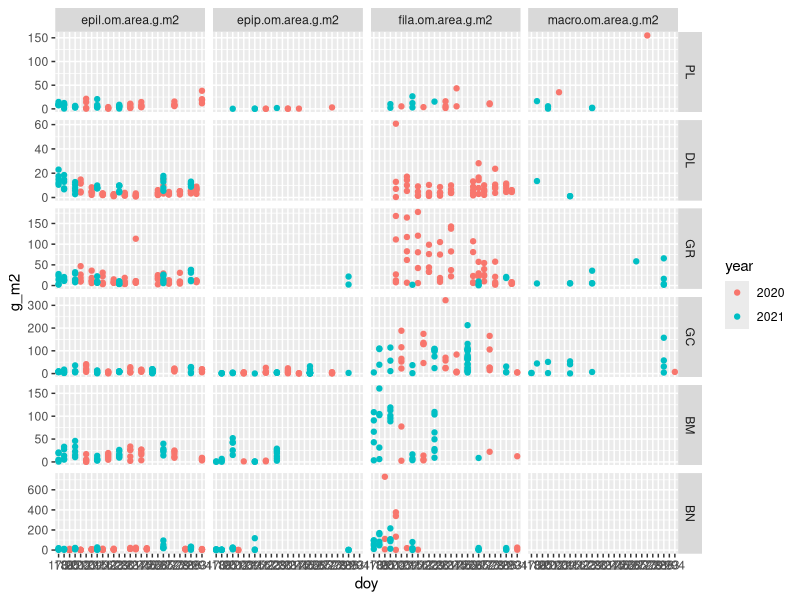
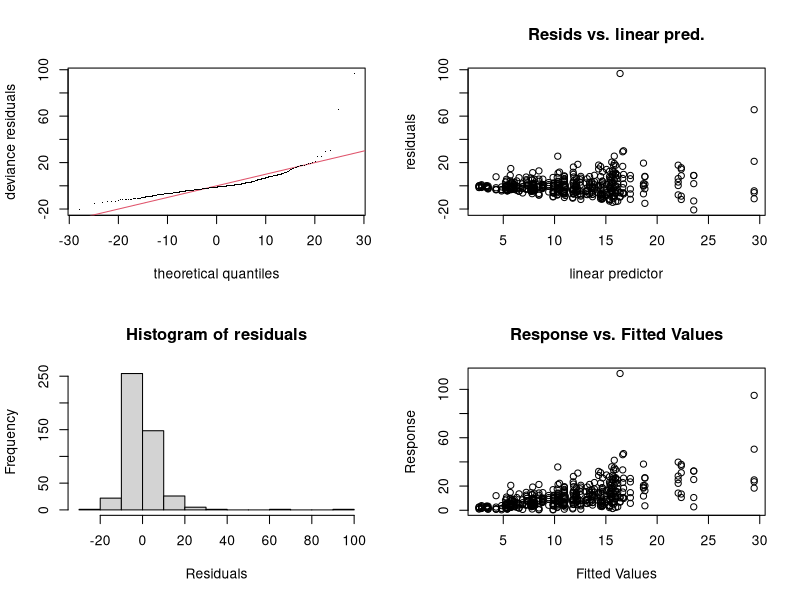
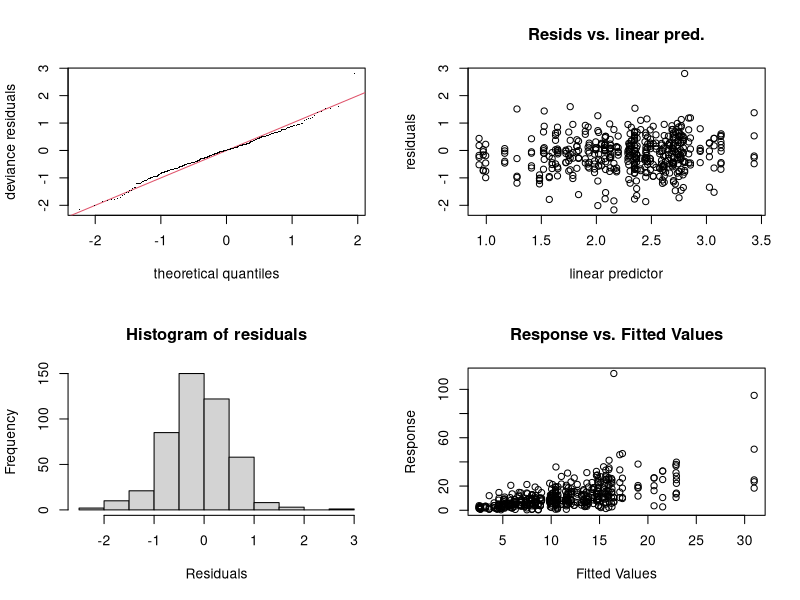
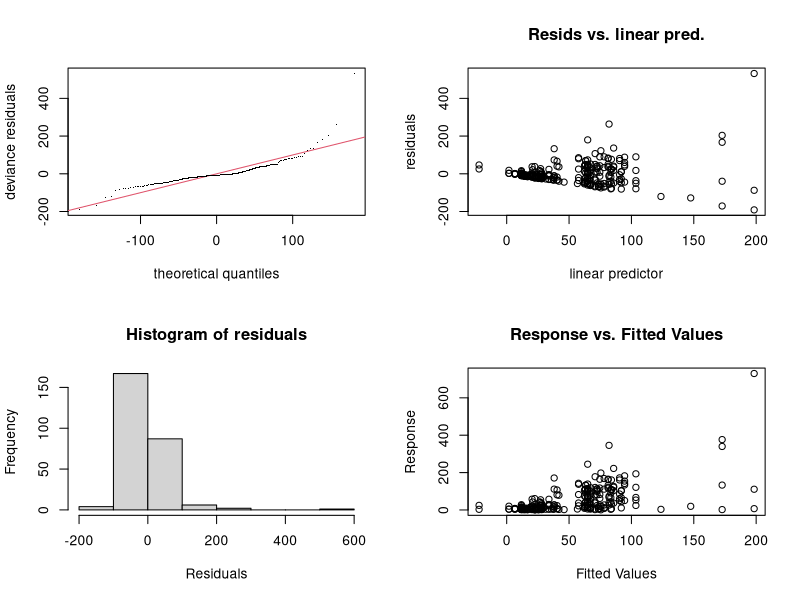
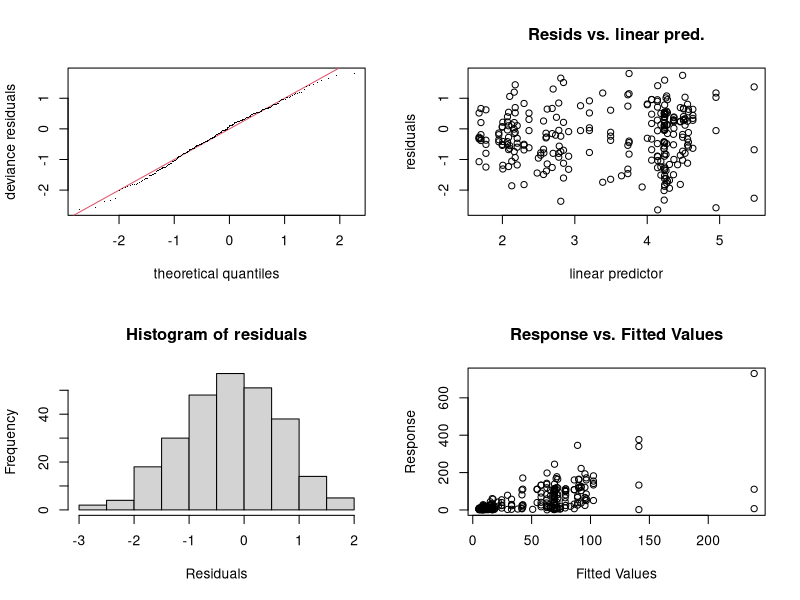
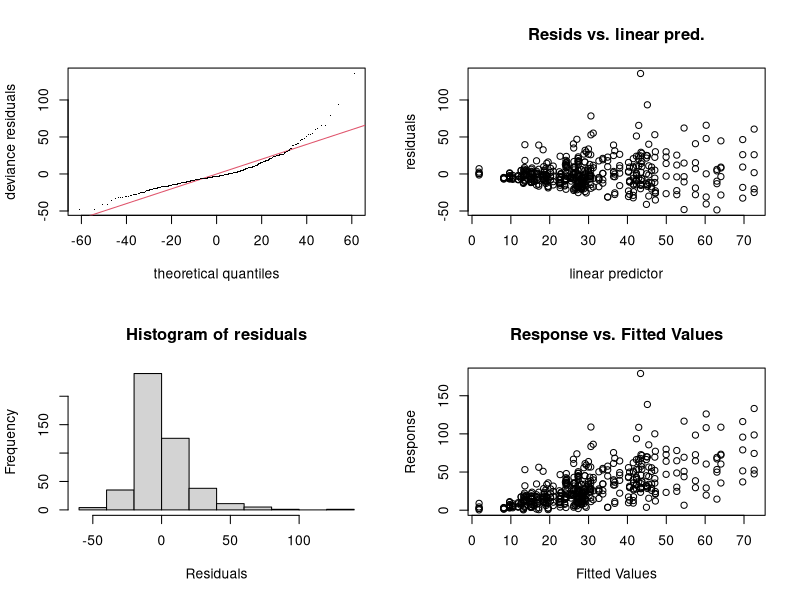
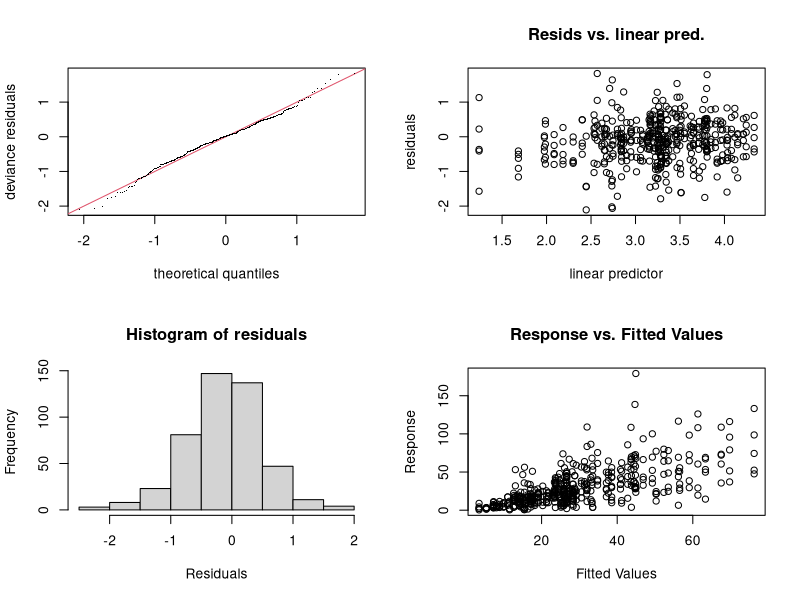
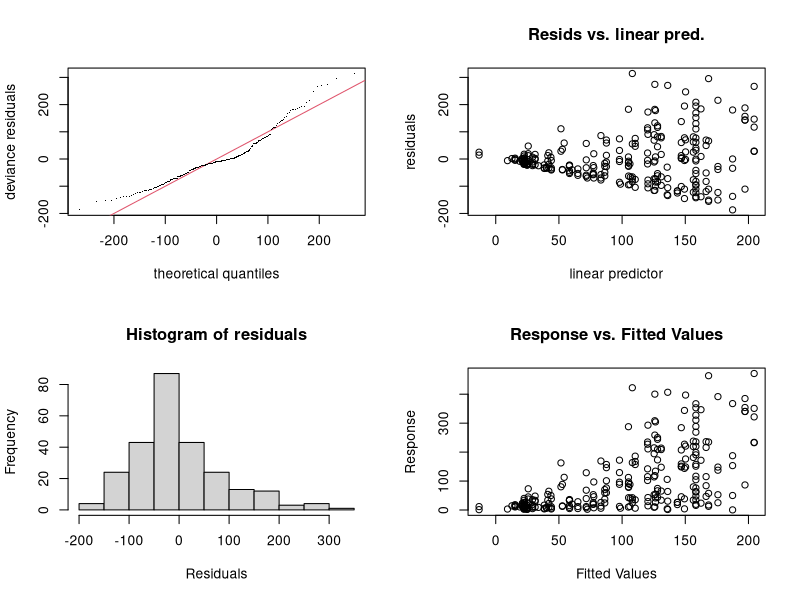

Source code (R) for these figures, in order: (Note: this script raises an error after producing the figures.)
# fit GAMS to biomass data
# 10/2022

library(tidyverse)
library(mgcv)

biomass <- read_csv('data/biomass_data/biomass_working_data.csv') %>%
    mutate(site = case_when(site == 'BG' ~ 'BM',
                            site == 'WS' ~ 'PL',
                            TRUE ~ site),
           doy = as.numeric(format(date, '%j')))%>%
    mutate(site = factor(site, levels = c('PL', 'DL', 'GR', 'GC', 'BM', 'BN')),
           year = as.factor(year)) %>%
    filter(!is.na(site))

glimpse(biomass)


# look at the data
biomass %>%
    select(date, site, ends_with('.om.area.g.m2')) %>%
    select(-cpom.om.area.g.m2)%>%
    filter(!is.na(site))%>%
    pivot_longer(cols = -c('date', 'site'), names_to = 'bm_category',
                 values_to = 'g_m2') %>%
    mutate(doy = format(date, "%j"),
           year = as.factor(substr(date, 1,4))) %>%
    ggplot(aes(doy, g_m2, col = year)) +
    geom_point() +
    facet_grid(site~bm_category, scales = 'free_y')


# There is a lot of missing data for the epiphyton and macrophyte categories

# combine filamentous algae and epiphyton for this analysis:
biomass <- biomass %>%
    mutate(site_year = as.factor(paste(site, year, sep = '_')),
           fila.om.area.g.m2 = case_when(is.na(epip.om.area.g.m2) ~ fila.om.area.g.m2,
                                         TRUE ~ fila.om.area.g.m2 + epip.om.area.g.m2),
           fila.chla.mg.m2.ritchie = case_when(is.na(epip.chla.mg.m2.ritchie) ~ fila.chla.mg.m2.ritchie,
                                         TRUE ~ fila.chla.mg.m2.ritchie + epip.chla.mg.m2.ritchie))
dates <- c(seq(min(biomass$date), max(biomass$date[biomass$year == 2020]), by = 'day'),
           seq(min(biomass$date[biomass$year == 2021]), max(biomass$date), by = 'day'))


# fit gams
preds <- data.frame(date = dates,
                    doy = as.numeric(format(dates, '%j')),
                    year = lubridate::year(dates))%>%
    mutate(year = as.factor(year))
s_preds <- data.frame()
for(site in unique(biomass$site)){
    preds$site = site
    s_preds <- bind_rows(s_preds, preds)
}
s_preds_lin <- s_preds_gamma <-
    mutate(s_preds,
           site_year = as.factor(paste(site, year, sep = '_'))) %>%
    tibble()

link_fn = 'log' # gamma link function, log or inverse?
par(mfrow = c(2,2))

# try it for all sites
fg2_gamma <- gam(epil.om.area.g.m2 ~ s(doy) +
                  s(doy, site_year, bs = 'fs'),
              data = biomass, method = 'REML',
              family = Gamma(link = link_fn))

fg2 <- gam(epil.om.area.g.m2 ~ s(doy) +
               s(doy, site_year, bs = 'fs'),
           data = biomass, method = 'REML', family = 'gaussian')

gam.check(fg2)
gam.check(fg2_gamma)
AIC(fg2)
AIC(fg2_gamma)

pp_lin <- mgcv::predict.gam(fg2, s_preds_lin, se.fit = TRUE)
pp_gamma <- mgcv::predict.gam(fg2_gamma, s_preds_gamma, type = 'response',
                        se.fit = TRUE)

s_preds_lin <- mutate(s_preds_lin,
                      epil_gm2_fit = c(pp_lin$fit),
                      epil_gm2_se = c(pp_lin$se.fit))
s_preds_gamma <- mutate(s_preds_gamma,
                        epil_gm2_fit = c(pp_gamma$fit),
                        epil_gm2_se = c(pp_gamma$se.fit))

# filamentous
fg2_fila_gamma <- gam(fila.om.area.g.m2 ~ s(doy) +
                          s(doy, site_year, bs = 'fs'),
                      data = biomass, method = 'REML',
                      family = Gamma(link = link_fn))

fg2_fila <- gam(fila.om.area.g.m2 ~ s(doy) +
                    s(doy, site_year, bs = 'fs'),
                data = biomass, method = 'REML', family = 'gaussian')

AIC(fg2_fila)
AIC(fg2_fila_gamma)

gam.check(fg2_fila)
gam.check(fg2_fila_gamma)


pp_lin <- mgcv::predict.gam(fg2_fila, s_preds_lin, se.fit = TRUE)
pp_gamma <- mgcv::predict.gam(fg2_fila_gamma, type = 'response',
                              s_preds_gamma, se.fit = TRUE)

s_preds_lin <- mutate(s_preds_lin,
                      fila_gm2_fit = c(pp_lin$fit),
                      fila_gm2_se = c(pp_lin$se.fit))
s_preds_gamma <- mutate(s_preds_gamma,
                        fila_gm2_fit = c(pp_gamma$fit),
                        fila_gm2_se = c(pp_gamma$se.fit))


# chlorophyll
fg2_chla_gamma <- gam(epil.chla.mg.m2.ritchie ~ s(doy) +
                          s(doy, site_year, bs = 'fs'),
                      data = biomass, method = 'REML',
                      family = Gamma(link = link_fn))
fg2_chla <- gam(epil.chla.mg.m2.ritchie ~ s(doy) +
                  s(doy, site_year, bs = 'fs'),
              data = biomass, method = 'REML', family = 'gaussian')

gam.check(fg2_chla)
gam.check(fg2_chla_gamma)

AIC(fg2_chla_gamma)
AIC(fg2_chla)

pp_gamma <- mgcv::predict.gam(fg2_chla_gamma, s_preds_gamma,
                              type ='response', se.fit = TRUE)
pp_lin <- mgcv::predict.gam(fg2_chla, s_preds_lin, se.fit = TRUE)

s_preds_lin <- mutate(s_preds_lin,
                      epil_chla_mgm2_fit = c(pp_lin$fit),
                      epil_chla_mgm2_se = c(pp_lin$se.fit))
s_preds_gamma <- mutate(s_preds_gamma,
                        epil_chla_mgm2_fit = c(pp_gamma$fit),
                        epil_chla_mgm2_se = c(pp_gamma$se.fit))

# filamentous
fg2_fila_chla_gamma <- gam(fila.chla.mg.m2.ritchie ~ s(doy) +
                               s(doy, site_year, bs = 'fs'),
                           data = biomass, method = 'REML',
                           family = Gamma(link = link_fn))
fg2_fila_chla <- gam(fila.chla.mg.m2.ritchie ~ s(doy) +
                        s(doy, site_year, bs = 'fs'),
                     data = biomass, method = 'REML', family = 'gaussian')

gam.check(fg2_fila_chla)
gam.check(fg2_fila_chla_gamma)
AIC(fg2_fila_chla)
AIC(fg2_fila_chla_gamma)


pp_gamma <- mgcv::predict.gam(fg2_fila_chla_gamma, s_preds_gamma,
                              type ='response', se.fit = TRUE)
pp_lin <- mgcv::predict.gam(fg2_fila_chla, s_preds_lin, se.fit = TRUE)

s_preds_lin <- mutate(s_preds_lin,
                      fila_chla_mgm2_fit = c(pp_lin$fit),
                      fila_chla_mgm2_se = c(pp_lin$se.fit))
s_preds_gamma <- mutate(s_preds_gamma,
                        fila_chla_mgm2_fit = c(pp_gamma$fit),
                        fila_chla_mgm2_se = c(pp_gamma$se.fit))

# Calculate fit metrics for the smoothness parameter
k1 <- k.check(fg2) %>% data.frame() %>%
    mutate(model = 'biofilm AFDM',
           smooth_par = c('s(doy)', 's(doy, site_year)')) %>%
    relocate(model, smooth_par)
rownames(k1) <- NULL
k2 <- k.check(fg2_fila) %>% data.frame() %>%
    mutate(model = 'filamentous AFDM',
           smooth_par = c('s(doy)', 's(doy, site_year)')) %>%
    relocate(model, smooth_par)
rownames(k2) <- NULL
k3 <- k.check(fg2_chla) %>% data.frame() %>%
    mutate(model = 'biofilm chla',
           smooth_par = c('s(doy)', 's(doy, site_year)')) %>%
    relocate(model, smooth_par)
rownames(k3) <- NULL
k4 <- k.check(fg2_fila_chla) %>% data.frame() %>%
    mutate(model = 'filamentous chla',
           smooth_par = c('s(doy)', 's(doy, site_year)')) %>%
    relocate(model, smooth_par)
rownames(k4) <- NULL
k_check <- bind_rows(k1, k2, k3, k4)

# gamma model
k1 <- k.check(fg2_gamma) %>% data.frame() %>%
    mutate(model = 'biofilm AFDM',
           smooth_par = c('s(doy)', 's(doy, site_year)')) %>%
    relocate(model, smooth_par)
rownames(k1) <- NULL
k2 <- k.check(fg2_fila_gamma) %>% data.frame() %>%
    mutate(model = 'filamentous AFDM',
           smooth_par = c('s(doy)', 's(doy, site_year)')) %>%
    relocate(model, smooth_par)
rownames(k2) <- NULL
k3 <- k.check(fg2_chla_gamma) %>% data.frame() %>%
    mutate(model = 'biofilm chla',
           smooth_par = c('s(doy)', 's(doy, site_year)')) %>%
    relocate(model, smooth_par)
rownames(k3) <- NULL
k4 <- k.check(fg2_fila_chla_gamma) %>% data.frame() %>%
    mutate(model = 'filamentous chla',
           smooth_par = c('s(doy)', 's(doy, site_year)')) %>%
    relocate(model, smooth_par)
rownames(k4) <- NULL
k_check_gamma <- bind_rows(k1, k2, k3, k4)

# plot diagnostics
png('figures/biomass_idGAMs_diagnostics.png', width = 7.5, height = 7.5,
    units = 'in', res = 300)
    par(mfrow = c(4,4),
        mar = c(3,4,2,2),
        oma = c(0,3,1,0))
    gam.check(fg2_gamma)
    mtext(expression(paste('biofilm g',m^-2)), 2, line = 45)
    gam.check(fg2_fila_gamma)
    mtext(expression(paste('fila. g',m^-2)), 2, line = 45)
    gam.check(fg2_chla_gamma)
    mtext(expression(paste('biofilm chla mg',m^-2)), 2, line = 45)
    gam.check(fg2_fila_chla_gamma)
    mtext(expression(paste('fila. chla mg',m^-2)), 2, line = 45)
dev.off()
png('figures/biomass_linGAMs_diagnostics.png', width = 7.5, height = 7.5,
    units = 'in', res = 300)
    par(mfrow = c(4,4),
        mar = c(3,4,2,2),
        oma = c(0,3,1,0))
    gam.check(fg2)
    mtext(expression(paste('biofilm g',m^-2)), 2, line = 45)
    gam.check(fg2_fila)
    mtext(expression(paste('fila. g',m^-2)), 2, line = 45)
    gam.check(fg2_chla)
    mtext(expression(paste('biofilm chla mg',m^-2)), 2, line = 45)
    gam.check(fg2_fila_chla)
    mtext(expression(paste('fila. chla mg',m^-2)), 2, line = 45)
dev.off()

qq = as_tibble(lapply(s_preds_lin, c)) %>% select(-site_year)
write_csv(qq, 'data/biomass_data/linear_gam_fits_biomass.csv')
write_csv(k_check, 'data/biomass_data/linear_gam_smoothness_parameter_checks.csv')

qq = as_tibble(lapply(s_preds_gamma, c)) %>% select(-site_year)
write_csv(qq, 'data/biomass_data/log_gamma_gam_fits_biomass.csv')
write_csv(k_check_gamma, 'data/biomass_data/log_gamma_gam_smoothness_parameter_checks.csv')

# plot GAMS
qq <- qq %>%
    mutate(site = factor(site, levels = c('PL', 'DL', 'GR', 'GC', 'BM', 'BN'))) %>%
    pivot_longer(cols = starts_with(c('epil', 'fila')),
             names_to = c('biomass_type', 'units', 'stat'),
             names_pattern = '([a-z]+)_([a-z0-9_]+)_([a-z]+)',
             values_to = 'value') %>%
    pivot_wider(names_from = 'stat', values_from = 'value') %>%
    group_by(site, biomass_type, units) %>%
    mutate(across(c('fit', 'se'), ~zoo::na.approx(., x = date, na.rm = F)))# %>%
    # mutate(fit = case_when(se > fit ~ NA_real_,
    #                        se > 500 ~ NA_real_,
    #                        TRUE ~ fit),
    #        se = case_when(is.na(fit)~NA_real_,
    #                       TRUE ~ se))
meas <- select(biomass, date, site, sample,
       epil_gm2_meas = epil.om.area.g.m2,
       fila_gm2_meas = fila.om.area.g.m2,
       epil_chla_mgm2_meas = epil.chla.mg.m2.ritchie,
       fila_chla_mgm2_meas = fila.chla.mg.m2.ritchie) %>%
    pivot_longer(cols = starts_with(c('epil', 'fila')),
                 names_to = c('biomass_type', 'units', 'stat'),
                 names_pattern = '([a-z]+)_([a-z0-9_]+)_([a-z]+)',
                 values_to = 'value') %>%
    pivot_wider(names_from = 'stat', values_from = 'value') %>%
    mutate(year = lubridate::year(date))
meas_chl <- filter(meas, units == 'chla_mgm2')
meas_mass <- filter(meas, units == 'gm2')
x = 10
mm <- qq %>% filter(units == 'gm2') %>%
    mutate(fit = fit + x,
           fit_high = fit + se,
           fit_low = fit - se,
           fit_low = case_when(fit_low < 0.3 ~ 0.3,
                               TRUE ~ fit_low)) %>%
    ggplot(aes(date, fit, col = biomass_type)) +
    geom_line()+
    geom_ribbon(aes(ymax = fit_high, ymin = fit_low,
                    fill = biomass_type), alpha = 0.4, color = NA)+
    geom_point(data = meas_mass, aes(date, meas, col = biomass_type))+
    facet_grid(site~year, scales = 'free_x') +
    scale_color_discrete(type = c('#1B9EC9', '#97BB43'))+
    scale_fill_discrete(type = c('#1B9EC9', '#97BB43'))+
    scale_y_log10(limits = c(0.3, 600))+
    xlab('Date') +
    ylab(expression('Algal Standing Crop (AFDM g '~ m^-2*')')) +
    theme_bw()
cc <- qq %>%
    mutate(fit = fit + x,
           fit_high = fit + se,
           fit_low = fit - se,
           fit_low = case_when(fit_low < 0.3 ~ 0.3,
                               TRUE ~ fit_low)) %>%
    filter(units == 'chla_mgm2') %>%
    ggplot(aes(date, fit, col = biomass_type)) +
    geom_line()+
    geom_ribbon(aes(ymax = fit_high, ymin = fit_low,
                    fill = biomass_type), alpha = 0.4, color = NA)+
    geom_point(data = meas_chl, aes(date, meas, col = biomass_type))+
    facet_grid(site~year, scales = 'free_x') +
    scale_color_discrete(type = c('#1B9EC9', '#97BB43'))+
    scale_fill_discrete(type = c('#1B9EC9', '#97BB43'))+
    scale_y_log10(limits = c(0.3, 1000))+
    xlab('Date') +
    ylab(expression('Algal Standing Crop (mg chl a '~ m^-2*')')) +
    theme_bw()

# png('figures/biomass_log_gamma_gams_comb.png', width = 7.5, height = 5, units = 'in',
#     res = 300)

    ggpubr::ggarrange(mm, cc, nrow = 1, common.legend = TRUE,
                      labels = c('a', 'b'))
# dev.off()

# trim estimates so that they aren't more than 2 weeks from an actual measurement
qq %>%
  mutate(fit = case_when(se > 2*fit & se >100 ~ NA_real_,
                         fit < 0 ~ NA_real_,
                         fit > 1000 ~ NA_real_,
                         TRUE ~ fit),
         se = case_when(is.na(fit) ~ NA_real_,
                        TRUE ~ se))  %>%
    ggplot(aes(date, fit, col = units)) +
    geom_point()+
    facet_grid(site~biomass_type)


ndays = 0
mega_dates <- data.frame()
for(bt in c('epil', 'fila')){
    u_dates <- data.frame()
    for(u in c('gm2', 'chla_mgm2')){
        dates  <- meas %>%
            filter(biomass_type == bt, units == u)%>%
            select(date, site)

        cov_dates <- data.frame()
        for(s in unique(meas$site)){
            d <- filter(dates, site == s)
            dd <- unique(d$date)
            dlist <- vector()
            for(i in 1:length(dd)){

                dlist <- lubridate::as_date(c(dlist, seq((dd[i]-ndays),
                                                         (dd[i] + ndays),
                                                         by = 'day')))
            }
            cd = data.frame(date = unique(dlist)) %>%
                mutate(site = s)
            cov_dates <- bind_rows(cov_dates, cd)
        }
        cov_dates<- mutate(cov_dates, units = u)
        u_dates <- bind_rows(u_dates, cov_dates)
    }
    u_dates <- mutate(u_dates, biomass_type = bt)
    mega_dates <- bind_rows(mega_dates, u_dates)
}

mega_dates$coverage = 'good'
st_end <- mega_dates %>%
    mutate(year = factor(lubridate::year(date))) %>%
    group_by(site, year, units, biomass_type) %>%
    summarize(start = min(date),
              end = max(date)) %>%
    ungroup() %>%print(n = 48)

# qq2 <-
    left_join(qq, st_end, by = c('site','year', 'units', 'biomass_type')) %>%
    mutate(coverage = case_when(date > start & date < end ~ 'good',
                                TRUE ~ 'bad'),
           fit = case_when(coverage == 'bad' ~ NA_real_,
                           se > 2*fit ~ NA_real_,
                           fit > 1000 ~ NA_real_,
                           fit < 0 ~ NA_real_,
                           TRUE ~ fit),
           se = case_when(is.na(fit)~ NA_real_,
                          TRUE ~ se)) %>%
    ggplot(aes(date, fit, col = units)) + geom_line() +
    geom_ribbon(aes(ymin = fit-se, ymax = fit+se, fill = units), alpha = 0.3)+
    facet_grid(site~biomass_type)#, scales = 'free')
write_csv(qq2, 'data/biomass_data/invgamma_gam_fits_biomass.csv')
